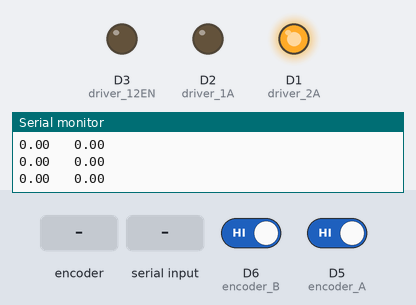
The sketch below on a simulated ESP8266 (NodeMCU). On the bench: output pins drawn as LEDs (lit = HIGH), the last lines printed to the serial monitor. Dashed ring = blinking. The inputs (shaded band) are chosen by the test bench; at power-on: D6 (encoder_B) HIGH, D5 (encoder_A) HIGH.

Above: at 1.2 s.
1.3 s: rotary encoder on D5 (encoder_A) / D6 (encoder_B) turned 1 step (first pin leading)
At 2.6 s:
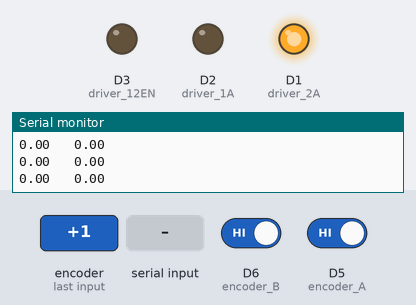
3.0 s: "5\n" received over Serial
5.5 s: "0\n" received over Serial
At 6.4 s:
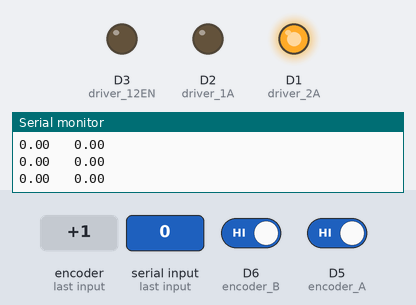
7.0 s: rotary encoder on D5 (encoder_A) / D6 (encoder_B) turned 2 steps (second pin leading)
At 7.17 s:
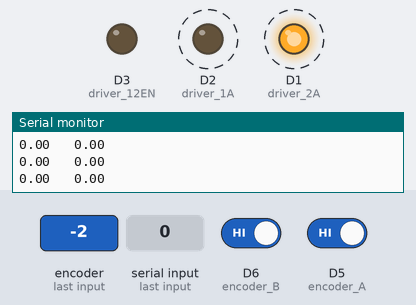
8.9 s: "90,45\n" received over Serial
At 9.5 s:
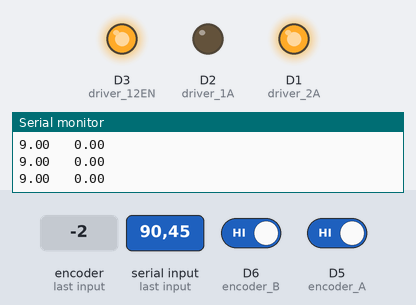
10.4 s: "5\n" received over Serial
At 10.56 s:
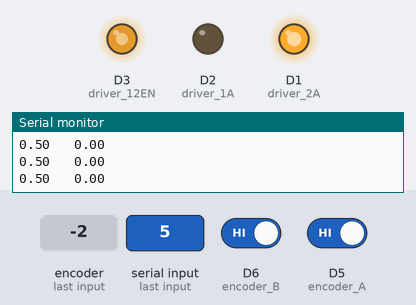
Timing chart, 0 to 13.2 s (numbered marks = the images above; inputs shaded):
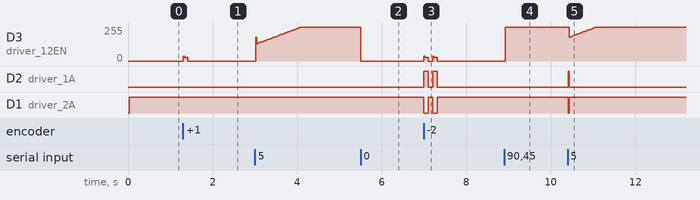

Measured:
- after the input at 1.3 s, D3 (driver_12EN): 0/255 → 35/255 at once, → 26/255 0.03 s later, → 27/255 0.05 s later, → 0/255 0.03 s later
- after the input at 5.5 s, D3 (driver_12EN): 255/255 → 0/255 at once
- after the input at 7.0 s, D2 (driver_1A): alternates HIGH for 0.11 s and LOW for 0.10 s, 4 changes in all, then stays LOW, starting at once; D1 (driver_2A): alternates HIGH for 0.10 s and LOW for 0.11 s, 4 changes in all, then stays HIGH, starting at once
- after the input at 8.9 s, D3 (driver_12EN): 0/255 → 255/255 at once
- after the input at 10.4 s, D2 (driver_1A): LOW → HIGH at once, → LOW 0.03 s later; D1 (driver_2A): HIGH → LOW at once, → HIGH 0.03 s later

The sketch:

practica3_controlPID.ino
```cpp
// Variables encoder
const int encoder_A = D5;
const int encoder_B = D6;
volatile int contador = 0;
int contador_ref = 0;
bool CW = true;

// Variables puente H
const int driver_1A = D2;
const int driver_2A = D1;
const int driver_12EN = D3;

// Variables para leer serial
const byte n = 32;
char datoRecibido[n];
int datoNumero = 0;

// Variables para el controlador PID
const int tiempoMuestreo = 25;
long tiempo = 0;
int error = 0;
float error_i = 0;
float error_d = 0;
int error_ant = 0;
float pwmControl = 0;
int pwmSalida = 0;
float kp = 100;
float ki = 100;
float kd = 1;
float u = 0;
float y = 0;

void setup(){
   // Configuración de pines para el encoder de cuadratura
   pinMode(encoder_A, INPUT_PULLUP);
   pinMode(encoder_B, INPUT_PULLUP);
   attachInterrupt(digitalPinToInterrupt(encoder_A), cambioA, CHANGE);
   attachInterrupt(digitalPinToInterrupt(encoder_B), cambioB, CHANGE);

   // Configuración de pines para puente H
   pinMode(driver_1A, OUTPUT);
   pinMode(driver_2A, OUTPUT);
   pinMode(driver_12EN, OUTPUT);
   digitalWrite(driver_1A, LOW);
   digitalWrite(driver_2A, LOW);
   analogWrite(driver_12EN, 0);

   Serial.begin(115200);
}

void loop(){
   if (millis() > tiempo + tiempoMuestreo){
     error = datoNumero - contador;
     if(pwmSalida < 1023 && pwmSalida > -1023){
      error_i = error_i + float(error)/40;
     }
     error_d = float(error - error_ant)*40;

     pwmControl = kp * float(error) + ki * error_i + kd * error_d;

     u = float(datoNumero)/10;
     y = float(contador)/10;
     Serial.print(u);
     Serial.print("\t ");
     Serial.println(y);

     pwmSalida = int(pwmControl);
     if(datoNumero == 0 && contador == 0){
       pwmSalida = 0;
       pwmControl = 0;
       error_i = 0;
     }
     if(pwmSalida > 1023){pwmSalida = 1023;}
     if(pwmSalida < -1023){pwmSalida = -1023;}
     if(pwmSalida >= 0){
       digitalWrite(driver_1A, LOW);
       digitalWrite(driver_2A, HIGH);
       analogWrite(driver_12EN, pwmSalida);
     }
     else{
       digitalWrite(driver_1A, HIGH);
       digitalWrite(driver_2A, LOW);
       analogWrite(driver_12EN, -pwmSalida);
     }

     error_ant = error;
     contador = 0;
     tiempo = millis();
   }

   leerSerial();
}

ICACHE_RAM_ATTR void cambioA(){
    if (digitalRead(encoder_A) == digitalRead(encoder_B)){
       CW = true;
       contador++;
    }
    else{
       CW = false;
       contador--;
    }
}

ICACHE_RAM_ATTR void cambioB(){
    if (digitalRead(encoder_A) != digitalRead(encoder_B)){
       CW = true;
       contador++;
    }
    else{
       CW = false;
       contador--;
    }
}

void leerSerial() {
    static byte i = 0;
    char fin = '\n';
    char c;

    while (Serial.available() > 0) {
        c = Serial.read();
        if (c != fin) {
            datoRecibido[i] = c;
            i++;
            if(i >= n){
              i = n - 1;
            }
        }
        else {
            datoRecibido[i] = '\0';
            i = 0;
            datoNumero = atoi(datoRecibido);
        }
    }
}
```
